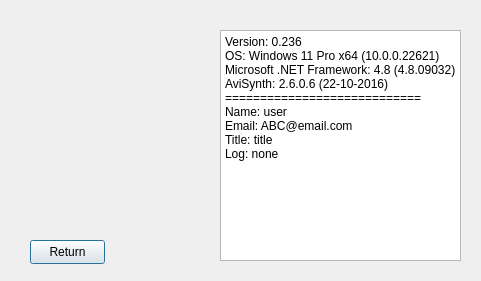
<?xml version="1.0" encoding="UTF-8"?>
<ui version="4.0">
 <class>Dialog</class>
 <widget class="QDialog" name="Dialog">
  <property name="geometry">
   <rect>
    <x>0</x>
    <y>0</y>
    <width>481</width>
    <height>281</height>
   </rect>
  </property>
  <property name="windowTitle">
   <string>Dialog</string>
  </property>
  <widget class="QTextEdit" name="textEditSaveInfo">
   <property name="geometry">
    <rect>
     <x>220</x>
     <y>30</y>
     <width>241</width>
     <height>231</height>
    </rect>
   </property>
   <property name="readOnly">
    <bool>true</bool>
   </property>
   <property name="html">
    <string>&lt;!DOCTYPE HTML PUBLIC &quot;-//W3C//DTD HTML 4.0//EN&quot; &quot;http://www.w3.org/TR/REC-html40/strict.dtd&quot;&gt;
&lt;html&gt;&lt;head&gt;&lt;meta name=&quot;qrichtext&quot; content=&quot;1&quot; /&gt;&lt;meta charset=&quot;utf-8&quot; /&gt;&lt;style type=&quot;text/css&quot;&gt;
p, li { white-space: pre-wrap; }
hr { height: 1px; border-width: 0; }
li.unchecked::marker { content: &quot;\2610&quot;; }
li.checked::marker { content: &quot;\2612&quot;; }
&lt;/style&gt;&lt;/head&gt;&lt;body style=&quot; font-family:'Segoe UI'; font-size:9pt; font-weight:400; font-style:normal;&quot;&gt;
&lt;p style=&quot; margin-top:0px; margin-bottom:0px; margin-left:0px; margin-right:0px; -qt-block-indent:0; text-indent:0px;&quot;&gt;Version: 0.236&lt;br /&gt;OS: Windows 11 Pro x64 (10.0.0.22621)&lt;br /&gt;Microsoft .NET Framework: 4.8 (4.8.09032)&lt;br /&gt;AviSynth: 2.6.0.6 (22-10-2016)&lt;br /&gt;============================&lt;br /&gt;Name: user&lt;br /&gt;Email: ABC@email.com&lt;br /&gt;Title: title&lt;br /&gt;Log: none&lt;/p&gt;&lt;/body&gt;&lt;/html&gt;</string>
   </property>
  </widget>
  <widget class="QLabel" name="label">
   <property name="geometry">
    <rect>
     <x>0</x>
     <y>0</y>
     <width>481</width>
     <height>291</height>
    </rect>
   </property>
   <property name="font">
    <font>
     <pointsize>20</pointsize>
    </font>
   </property>
   <property name="text">
    <string/>
   </property>
   <property name="pixmap">
    <pixmap>feedbackSent.png</pixmap>
   </property>
   <property name="scaledContents">
    <bool>true</bool>
   </property>
  </widget>
  <widget class="QPushButton" name="feedbackclose">
   <property name="geometry">
    <rect>
     <x>30</x>
     <y>240</y>
     <width>75</width>
     <height>24</height>
    </rect>
   </property>
   <property name="text">
    <string>Return</string>
   </property>
  </widget>
  <zorder>label</zorder>
  <zorder>textEditSaveInfo</zorder>
  <zorder>feedbackclose</zorder>
 </widget>
 <resources/>
 <connections/>
</ui>
